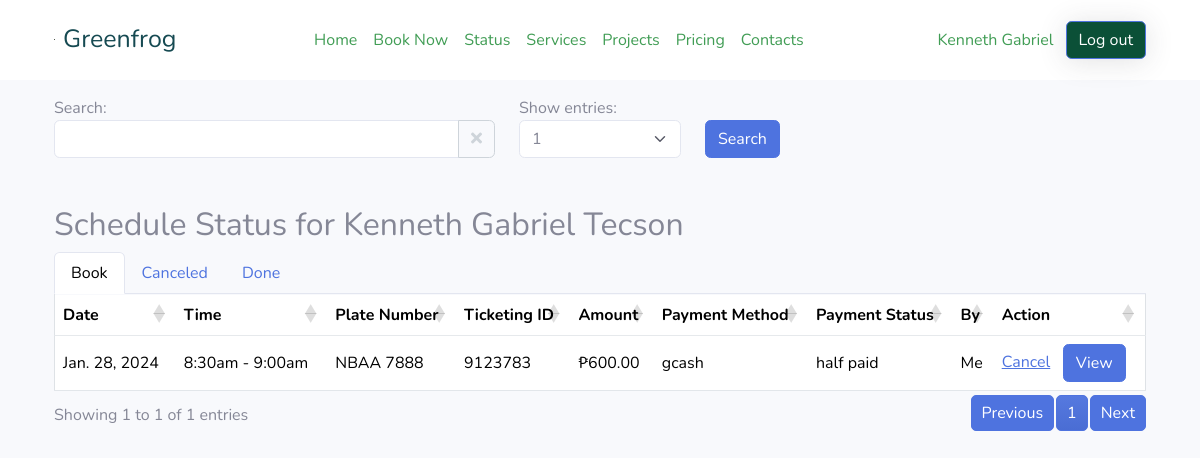
The app's page /schedule-status11.php (signed in) with its own data.
### tables this page shows
CREATE TABLE `car_emission` (
  `id` int(11) NOT NULL,
  `event_id` int(11) NOT NULL,
  `user_id` int(11) NOT NULL,
  `plate_number` varchar(20) NOT NULL,
  `customer_email` varchar(255) NOT NULL,
  `customer_first_name` varchar(255) NOT NULL,
  `customer_middle_name` varchar(255) DEFAULT NULL,
  `customer_last_name` varchar(255) NOT NULL,
  `address` varchar(255) DEFAULT NULL,
  `status` varchar(20) NOT NULL,
  `app_date` datetime DEFAULT NULL,
  `vehicle_cr_no` varchar(50) DEFAULT NULL,
  `vehicle_or_no` varchar(50) DEFAULT NULL,
  `first_reg_date` date DEFAULT NULL,
  `year_model` varchar(10) DEFAULT NULL,
  `fuel_type` varchar(50) DEFAULT NULL,
  `purpose` varchar(50) DEFAULT NULL,
  `mv_type` varchar(50) DEFAULT NULL,
  `region` varchar(50) DEFAULT NULL,
  `mv_file_no` varchar(50) DEFAULT NULL,
  `classification` varchar(50) DEFAULT NULL,
  `payment_date` datetime DEFAULT NULL,
  `petc_or` varchar(50) DEFAULT NULL,
  `amount` decimal(10,2) DEFAULT NULL,
  `organization` varchar(100) DEFAULT NULL,
  `engine` varchar(50) DEFAULT NULL,
  `chassis` varchar(50) DEFAULT NULL,
  `make` varchar(50) DEFAULT NULL,
  `series` varchar(50) DEFAULT NULL,
  `color` varchar(50) DEFAULT NULL,
  `gross_weight` decimal(10,2) DEFAULT NULL,
  `net_capacity` decimal(10,2) DEFAULT NULL,
  `cec_number` varchar(50) DEFAULT NULL,
  `mvect_operator` varchar(50) DEFAULT NULL,
  `car_picture` varchar(255) NOT NULL,
  `paymentMethod` varchar(50) NOT NULL,
  `paymentStatus` varchar(50) NOT NULL,
  `ticketing_id` varchar(20) NOT NULL,
  `reference_number` varchar(50) DEFAULT NULL,
  `date_tested` datetime DEFAULT NULL,
  `smurf_admin_id` int(11) DEFAULT NULL,
  `payAmount1` varchar(250) DEFAULT NULL,
  `receipt1` varchar(255) DEFAULT NULL,
  `reference1` varchar(50) DEFAULT NULL,
  `paymentlock1` int(11) NOT NULL DEFAULT 0,
  `payment_date1` datetime DEFAULT NULL,
  `return_reason1` varchar(255) DEFAULT NULL,
  `return_switch_1` int(11) DEFAULT 0,
  `payAmount2` decimal(10,2) DEFAULT NULL,
  `receipt2` varchar(255) DEFAULT NULL,
  `reference2` varchar(50) DEFAULT NULL,
  `paymentlock2` int(11) DEFAULT 0,
  `payment_date2` datetime DEFAULT NULL,
  `return_reason2` varchar(255) DEFAULT NULL,
  `return_switch_2` int(11) DEFAULT 0,
  `paymentMethod2` varchar(255) DEFAULT NULL
);

CREATE TABLE `schedule_list` (
  `id` int(30) NOT NULL,
  `title` text NOT NULL,
  `description` text NOT NULL,
  `qty_of_person` int(23) NOT NULL,
  `reserve_count` int(23) NOT NULL DEFAULT 0,
  `price_3` decimal(10,2) NOT NULL DEFAULT 0.00,
  `price_2` decimal(10,2) NOT NULL,
  `price_1` decimal(10,2) NOT NULL DEFAULT 0.00,
  `start_datetime` datetime NOT NULL,
  `end_datetime` datetime DEFAULT NULL,
  `availability` varchar(10) NOT NULL DEFAULT 'available'
);

### schedule-status11.php (the view, shortened to what this page needs)
<?php
include("connect/connection.php");
$customerEmail = $_SESSION['email'];
$customerQuery = $connect->prepare("SELECT user_id, first_name, middle_name, last_name FROM login WHERE email = ?");
$customerQuery->bind_param("s", $customerEmail);
$customerQuery->execute();
$customerResult = $customerQuery->get_result();
$customerDetails = $customerResult->fetch_assoc();
$bookingQuery = $connect->prepare("SELECT ce.*, sl.start_datetime, sl.end_datetime FROM car_emission ce
    JOIN schedule_list sl ON ce.event_id = sl.id
    WHERE ce.user_id = ?");
$userName = $customerDetails['first_name'];
$bookingQuery->bind_param("i", $customerDetails['user_id']);
$bookingQuery->execute();
$bookingResult = $bookingQuery->get_result();
?>
<!DOCTYPE html>
<html lang="en">
<head>
    <link rel="stylesheet" href="admin/assets/bootstrap/css/bootstrap.min.css">
    <link rel="stylesheet" href="admin/assets/css/aos.min.css">
    <link rel="stylesheet" href="admin/assets/css/animate.min.css">
    <link rel="stylesheet" href="admin/assets/css/NavBar-with-pictures.css">
    <link rel="stylesheet" href="admin/assets/bootstrap/css/bootstrap.min.css">
    <link rel="stylesheet" href="admin/assets/fonts/fontawesome-all.min.css">
    <link rel="stylesheet" href="admin/assets/css/animate.min.css">
    <link rel="stylesheet" href="admin/assets/css/Bootstrap-4-Calendar-No-Custom-Code.css">
    <link rel="stylesheet" href="admin/assets/css/Bootstrap-Calendar.css">
    <link rel="stylesheet" href="admin/assets/css/Continue-Button.css">
    <link rel="stylesheet" type="text/css" href="https://cdn.datatables.net/1.13.7/css/jquery.dataTables.min.css">
    <link rel="stylesheet" type="text/css" href="https://cdn.datatables.net/1.13.7/css/jquery.dataTables.min.css">
    <link rel="stylesheet" href="admin/assets/design/reservation.css">
</head>
<body class="bg-light">
     <?php include 'partials/nav.php' ?>
<div class="container mt-3">
    <div class="row justify-content-begin">
        <div class="col-md-5">
            <label for="search">Search:</label>
            <div class="input-group">
                <input type="text" id="search" class="form-control">
                <button class="btn btn-outline-secondary" type="button" id="clearSearchBtn">
                    <i class="fas fa-times"></i>
                </button>
            </div>
        </div>
        <div class="col-md-2">
            <label for="lengthChange">Show entries:</label>
            <select id="lengthChange" class="form-select">
            <option value="1">1</option>
            </select>
        </div>
        <div class="col-md-1 align-self-end">
            <button id="searchBtn" class="btn btn-primary">Search</button>
        </div>
    </div>
</div>
    <div class="container py-5">
        <h2>Schedule Status for <?php echo $customerDetails['first_name'] . ' ' . $customerDetails['last_name']; ?></h2>
        <ul class="nav nav-tabs" id="carEmissionTabs myTabs">
            <li class="nav-item">
                <a class="nav-link active" id="ongoing-tab" data-toggle="tab" href="#ongoing">Book</a>
            </li>
            <li class="nav-item">
                <a class="nav-link" id="canceled-tab" data-toggle="tab" href="#canceled">Canceled</a>
            </li>
            <li class="nav-item">
                <a class="nav-link" id="done-tab" data-toggle="tab" href="#done">Done</a>
            </li>
        </ul>
        <div class="tab-content">
            <div class="tab-pane fade show active" id="ongoing">
            <div>
                            <?php displayBookings('booked'); ?>
                    </div>
            </div>
        </div>
    </div>
</body>
</html>
<?php
function displayBookings($status)
{
    global $bookingResult;
    $bookingResult->data_seek(0);
    $filteredBookings = [];
    while ($booking = $bookingResult->fetch_assoc()) {
        if (strtolower($booking['status']) === strtolower($status)) {
            $filteredBookings[] = $booking;
        }
    }
    if (count($filteredBookings) > 0) {
        echo '<table id="carEmissionTable" class="table table-bordered custom-table no-vertical-border">';
        echo '<thead><tr><th>Date</th><th>Time</th><th>Plate Number</th><th>Ticketing ID</th><th>Amount</th><th>Payment Method</th><th>Payment Status</th><th>By</th><th>Action</th></tr></thead>';
        echo '<tbody>';
        foreach ($filteredBookings as $booking) {
            echo '<tr>';
            echo '<td  class="align-middle">' . date('M. j, Y', strtotime($booking['start_datetime'])) . '</td>';
            echo '<td  class="align-middle">' . date('g:ia', strtotime($booking['start_datetime'])) . ' - ' . date('g:ia', strtotime($booking['end_datetime'])) . '</td>';
            echo '<td  class="align-middle">' . $booking['plate_number'] . '</td>';
            echo '<td  class="align-middle">' . $booking['ticketing_id'] . '</td>';
            echo '<td  class="align-middle">' . '₱' . $booking['amount'] . '</td>';
            echo '<td  class="align-middle">' . $booking['paymentMethod'] . '</td>';
            echo '<td  class="align-middle">' . $booking['paymentStatus'] . '</td>';
            echo '<td  class="align-middle">';
            if ($booking['smurf_admin_id'] !== null) {
                echo 'Admin';
            } else {
                echo 'Me';
            }
            echo '</td>';
            echo '<td class="align-middle">';
            if (strtolower($status) === 'booked') {
                if ($booking['paymentStatus'] === 'unpaid') {
                    if (!empty($booking['reference1'])) {
    echo '<button type="button" class="btn btn-info" disabled>On Review</button>';
    echo ' <a href="view-booking.php?id=' . $booking['id'] . '" class="btn btn-primary">View</a>';
                    } else {
                        echo '<button type="button" class="btn btn-warning pay-half-btn"
                            data-booking-id="' . $booking['id'] . '"
                            data-plate-number="' . $booking['plate_number'] . '"
                            data-start-datetime="' . $booking['start_datetime'] . '"
                            data-end-datetime="' . $booking['end_datetime'] . '"
                            data-ticketing-id="' . $booking['ticketing_id'] . '"
                            data-amount="' . $booking['amount'] . '">Pay Half Now</button>';
                    }
                } else {
                    echo '<a href="#" class="cancel-booking-btn" data-toggle="modal" data-target="#cancelBookingModal" data-booking-id="' . $booking['id'] . '" data-plate-number="' . $booking['plate_number'] . '" data-start-datetime="' . $booking['start_datetime'] . '" data-end-datetime="' . $booking['end_datetime'] . '">Cancel</a> &nbsp; <a href="view-booking.php?id=' . $booking['id'] . '" class="btn btn-primary">View</a>';
                }
            } elseif (strtolower($status) === 'canceled') {
                echo '<a href="view-booking.php?id=' . $booking['id'] . '">View</a>';
            } elseif (strtolower($status) === 'doned') {
                echo '<a href="view-booking-doned.php?id=' . $booking['id'] . '">View</a> &nbsp; <a href="test-link.php">Test</a>';
            }
            echo '</td>';
            echo '</tr>';
        }
        echo '</tbody></table>';
    } else {
        echo '<p>No ' . strtolower($status) . ' bookings found.</p>';
    }
}
?>

### partials/nav.php (shortened to what this page needs)
<nav class="navbar navbar-expand-md sticky-top py-3 navbar-dark" id="mainNav" style="background: rgb(255,255,255);">
        <div class="container"><a class="navbar-brand d-flex align-items-center" href="/">
                    <span style="color: var(--bs-info-text-emphasis);backdrop-filter: opacity(1);font-size: 25px;">Greenfrog</span></a>
            <div class="collapse navbar-collapse" id="navcol-1">
                <ul class="navbar-nav mx-auto">
                    <li class="nav-item"><a class="nav-link" href="home.php" style="color: rgb(65,157,85);">Home</a></li>
                    <li class="nav-item"><a class="nav-link" href="book-now.php"><span style="color: rgb(65, 157, 85);">Book Now</span></a></li>
                    <li class="nav-item"><a class="nav-link" href="schedule-status.php"><span style="color: rgb(65, 157, 85);">Status</span></a></li>
                    <li class="nav-item" style="color: rgb(65,157,85);"><a class="nav-link" href="services.php" style="color: rgb(65,157,85);">Services</a></li>
                    <li class="nav-item" style="color: rgb(65,157,85);"><a class="nav-link" href="projects.php" style="color: rgb(65,157,85);">Projects</a></li>
                    <li class="nav-item" style="color: rgb(65,157,85);"><a class="nav-link" href="pricing.php" style="color: rgb(65,157,85);">Pricing</a></li>
                    <li class="nav-item" style="color: rgb(65,157,85);"><a class="nav-link" href="contacts.php" style="color: rgb(65,157,85);">Contacts</a></li>
                </ul> <a class="btn btn-primary" role="button" style="background: rgba(255,255,255,0);color: #419d55;border-style: none;" href="account.php"><?php echo $userName?></a><a class="btn btn-primary shadow" role="button" href="logout.php" style="background: var(--bs-success-text-emphasis);">Log out</a>
            </div>
        </div>
    </nav>

### assets2/css/NavBar-with-pictures.css (style rules this page uses)
* { margin: 0; padding: 0; }

### admin/assets/design/reservation.css (style rules this page uses)
#carEmissionTable { border-collapse: collapse; width: 100%; border-top: 1px solid rgba(206, 212, 218, 0) ; }
#carEmissionTable th { border: 1px solid rgba(206, 212, 218, 0.5); border-top: none !important; padding: 8px; text-align: left; }
#carEmissionTable td { border: 1px solid rgba(206, 212, 218, 0.5); padding: 8px; text-align: left; }
#clearSearchBtn { color: #ced4da; border: 1px solid #ced4da; background-color: transparent; }
.no-vertical-border { border-collapse: collapse !important; }
.no-vertical-border th, .no-vertical-border td { border-right: none !important; border-left: none !important; }
.no-vertical-border tr { border-left: 1px solid #dee2e6 !important; border-right: 1px solid #dee2e6 !important; }

### records on screen
car_emission: schedule_list.start_datetime "Jan. 28, 2024", schedule_list.start_datetime "8:30am", schedule_list.end_datetime "9:00am", plate_number "NBAA 7888", ticketing "9123783", amount "600.00", paymentMethod "gcash", paymentStatus "half paid"

### other values on screen
$userName "Kenneth Gabriel"
$customerDetails['first_name'] "Kenneth Gabriel"
$customerDetails['last_name'] "Tecson"
